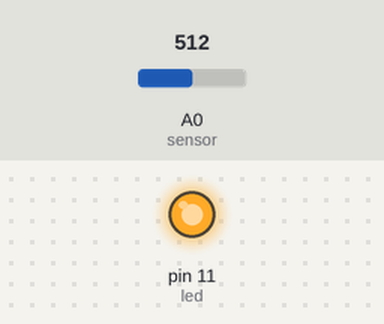
The sketch below on a simulated Arduino Uno, built with avr-gcc and run on an emulated ATmega328P. Shown: output pins drawn as LEDs (lit = HIGH). The inputs (shaded band) are chosen by the test bench; at power-on: A0 (sensor) = 512. What the sketch prints to the serial monitor is not drawn.

Above: at 0.1 s.
Timing chart, 0 to 1.6 s (numbered marks = the images above):
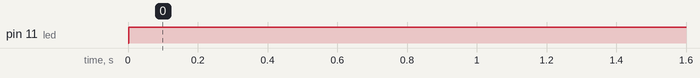

The sketch:

softsensors_button.ino
```cpp
/*
  Annie Liu
  Created 04/26/2022

  Description: This program treats a knitted soft sensor as a button
  to turn an led on and off.

  Board: Arduino Uno
*/

int sensor = A0; // goes to soft sensor
int sensVal = 0; // a variable to store previous sensor values
int led = 11; // led is connected to pin 11
boolean touch = false; // a variable to keep track of whether the button has been touched
boolean ledON = false; // a variable to keep track of the led's state

void setup() {
  pinMode(sensor, INPUT_PULLUP);
  pinMode(led, OUTPUT);
  digitalWrite(led, LOW); // led off
  Serial.begin(9600);
}

void loop() {
  int currsensorValue = analogRead(sensor); // read sensor value
  Serial.println(currsensorValue); // print sensor value
  delay(1); // delay 1 ms

  if (currsensorValue > 400 && sensVal < 380) { // in the analog readings, i found that a value above 400 could indicate a touch, the values rest below 380 when not touched
    touch = true;
  } else {
    touch = false;
  }

  if (touch && ledON == false) { // if the button was touched and the led is off
    digitalWrite(led, HIGH); // turn led on
    ledON = true;
  } else if (touch && ledON == true) { // if the button was touched and the led is on
    digitalWrite(led, LOW); // turn the led off
    ledON = false;
  }

  sensVal = currsensorValue; // store sensor value for next loop

}
```

Measured:
- by itself, pin 11 (led): LOW → HIGH at 0.00 s
